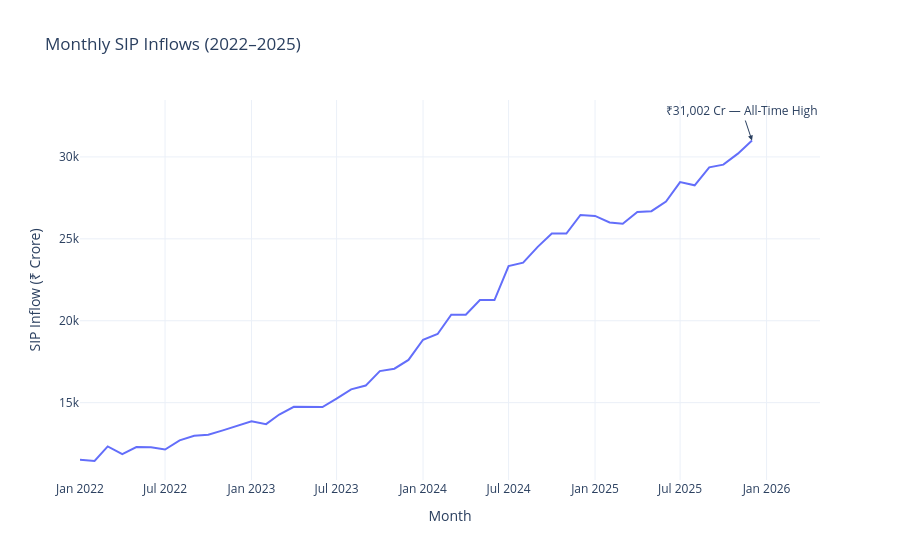

Source (notebook cell):
### Code cell
# Convert month to datetime
sip_df["month"] = pd.to_datetime(sip_df["month"])

# Keep Jan 2022 to Dec 2025
sip_plot = sip_df[
    (sip_df["month"] >= "2022-01-01") &
    (sip_df["month"] <= "2025-12-31")
].copy()

# Create Plotly line chart
fig = px.line(
    sip_plot,
    x="month",
    y="sip_inflow_crore",
    title="Monthly SIP Inflows (2022–2025)",
    labels={
        "month": "Month",
        "sip_inflow_crore": "SIP Inflow (₹ Crore)"
    }
)

# Highlight Dec 2025 all-time high
fig.add_annotation(
    x="2025-12-01",
    y=31002,
    text="₹31,002 Cr — All-Time High",
    showarrow=True,
    arrowhead=2
)

fig.update_layout(
    template="plotly_white",
    hovermode="x unified"
)

fig.show()

### Figure 1 — Plotly figure (JSON) as saved in the notebook; plotly's stock layout.template omitted (floating-point values rounded to 4 significant figures)
{"data": [{"hovertemplate": "Month=%{x}<br>SIP Inflow (₹ Crore)=%{y}<extra></extra>", "legendgroup": "", "line": {"color": "#636efa", "dash": "solid"}, "marker": {"symbol": "circle"}, "mode": "lines", "name": "", "orientation": "v", "showlegend": false, "type": "scatter", "x": ["2022-01-01T00:00:00", "2022-02-01T00:00:00", "2022-03-01T00:00:00", "2022-04-01T00:00:00", "2022-05-01T00:00:00", "2022-06-01T00:00:00", "2022-07-01T00:00:00", "2022-08-01T00:00:00", "2022-09-01T00:00:00", "2022-10-01T00:00:00", "2022-11-01T00:00:00", "2022-12-01T00:00:00", "2023-01-01T00:00:00", "2023-02-01T00:00:00", "2023-03-01T00:00:00", "2023-04-01T00:00:00", "2023-05-01T00:00:00", "2023-06-01T00:00:00", "2023-07-01T00:00:00", "2023-08-01T00:00:00", "2023-09-01T00:00:00", "2023-10-01T00:00:00", "2023-11-01T00:00:00", "2023-12-01T00:00:00", "2024-01-01T00:00:00", "2024-02-01T00:00:00", "2024-03-01T00:00:00", "2024-04-01T00:00:00", "2024-05-01T00:00:00", "2024-06-01T00:00:00", "2024-07-01T00:00:00", "2024-08-01T00:00:00", "2024-09-01T00:00:00", "2024-10-01T00:00:00", "2024-11-01T00:00:00", "2024-12-01T00:00:00", "2025-01-01T00:00:00", "2025-02-01T00:00:00", "2025-03-01T00:00:00", "2025-04-01T00:00:00", "2025-05-01T00:00:00", "2025-06-01T00:00:00", "2025-07-01T00:00:00", "2025-08-01T00:00:00", "2025-09-01T00:00:00", "2025-10-01T00:00:00", "2025-11-01T00:00:00", "2025-12-01T00:00:00"], "xaxis": "x", "y": [11517, 11438, 12328, 11863, 12286, 12276, 12140, 12694, 12976, 13040, 13306, 13573, 13856, 13687, 14276, 14749, 14749, 14734, 15245, 15814, 16042, 16928, 17073, 17610, 18838, 19187, 20371, 20371, 21262, 21262, 23332, 23547, 24509, 25323, 25320, 26459, 26400, 25999, 25926, 26632, 26688, 27274, 28464, 28265, 29361, 29529, 30200, 31002], "yaxis": "y"}], "layout": {"annotations": [{"arrowhead": 2, "showarrow": true, "text": "₹31,002 Cr — All-Time High", "x": "2025-12-01", "y": 31002}], "hovermode": "x unified", "legend": {"tracegroupgap": 0}, "title": {"text": "Monthly SIP Inflows (2022–2025)"}, "xaxis": {"anchor": "y", "domain": [0, 1], "title": {"text": "Month"}}, "yaxis": {"anchor": "x", "domain": [0, 1], "title": {"text": "SIP Inflow (₹ Crore)"}}}}
